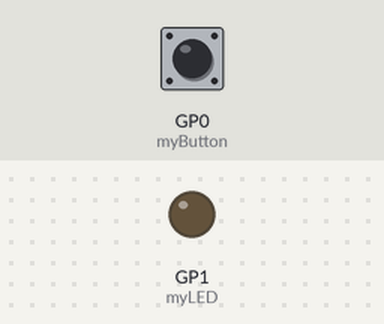
The program below on a simulated Raspberry Pi Pico running MicroPython. Parts: output pins drawn as LEDs (lit = HIGH). Dashed ring = blinking. The test bench sets the inputs (shaded band); at power-on: GP0 (myButton) LOW.

Above: at 1.2 s.
1.3 s: GP0 (myButton) pulled HIGH for 1 s
At 3.1 s:
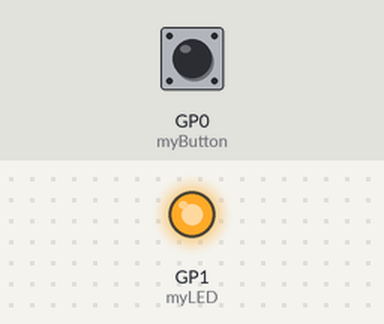
3.8 s: GP0 (myButton) pulled HIGH for 0.15 s
At 4.4 s:
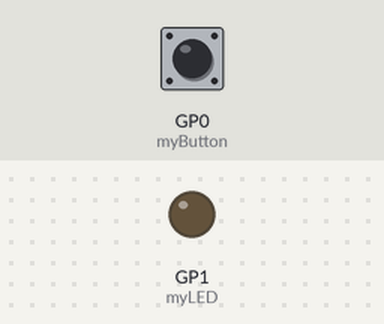
5.4 s: GP0 (myButton) pulled HIGH for 3.2 s
At 5.5 s:
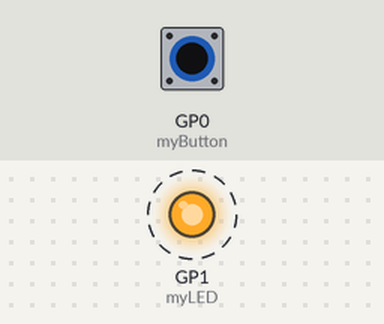
Timing chart, 0 to 9.9 s (numbered marks = the images above; inputs shaded):
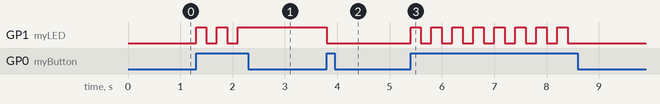

Measured:
- after the input at 1.3 s, GP1 (myLED): alternates HIGH for 0.20 s and LOW for 0.20 s, 5 changes in all, then stays HIGH, starting at once
- after the input at 3.8 s, GP1 (myLED): HIGH → LOW at once
- after the input at 5.4 s, GP1 (myLED): alternates HIGH for 0.20 s and LOW for 0.20 s, 16 changes in all, then stays LOW, starting at once

The program:

button_LED.py
```python
# Program to turn an LED on and off with a Button (momentary switch)
# Lori Pfahler
# Feb 2023

# import modules
from machine import Pin
import utime

# setup button and LED pins
myButton = Pin(0, Pin.IN, Pin.PULL_DOWN)
myLED = Pin(1, Pin.OUT)


while True:
    # turn on/off LED when the button is pressed
    if myButton.value() == 1:
        myLED.toggle()
        # must have some sleep time to debounce the button; sleep time > 0.15
        utime.sleep(0.2)
```
